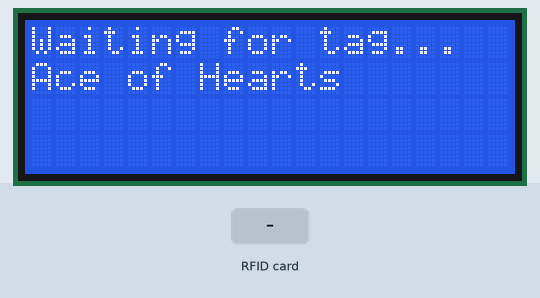
Recording of a sketch running on a simulated Arduino Uno, built with avr-gcc and run on an emulated ATmega328P. On the bench: 20×4 character LCD. The inputs (shaded band) are chosen by the test bench. What the sketch prints to the serial monitor is not drawn.

Above: at 1.2 s.
1.3 s: RFID card 5E 7A 19 C4 held to the reader
At 2.3 s:
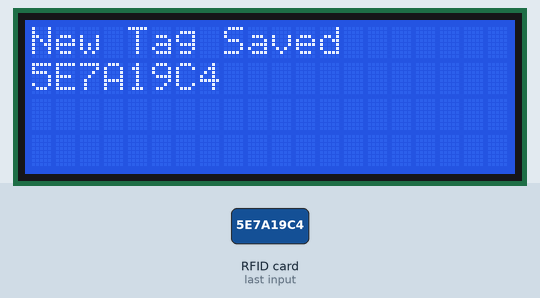
At 3.7 s:
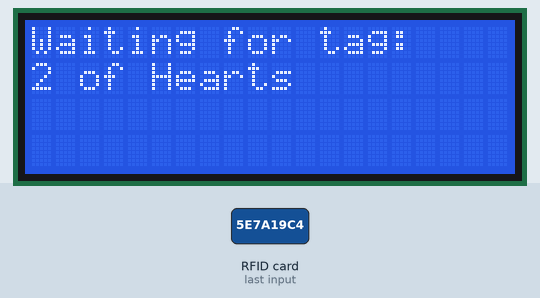
4.3 s: RFID card 5E 7A 19 C4 held to the reader
At 4.8 s:
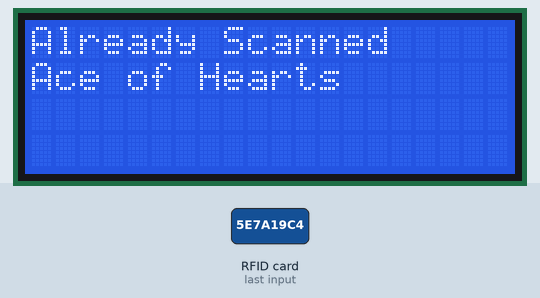
Timing chart, 0 to 7.3 s (numbered marks = the images above; inputs shaded):
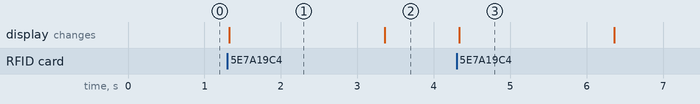

The sketch:

Scanner-Print.ino
```cpp
#include <Wire.h>
#include <LiquidCrystal_I2C.h>
#include <Adafruit_PN532.h>

#define PN532_IRQ   (2)
#define PN532_RESET (3)

LiquidCrystal_I2C lcd(0x27, 20, 4);
Adafruit_PN532 nfc(PN532_IRQ, PN532_RESET);


String cards[52] = {
  "Ace of Hearts",
  "2 of Hearts",
  "3 of Hearts",
  "4 of Hearts",
  "5 of Hearts",
  "6 of Hearts",
  "7 of Hearts",
  "8 of Hearts",
  "9 of Hearts",
  "10 of Hearts",
  "Jack of Hearts",
  "Queen of Hearts",
  "King of Hearts",
  "Ace of Clubs",
  "2 of Clubs",
  "3 of Clubs",
  "4 of Clubs",
  "5 of Clubs",
  "6 of Clubs",
  "7 of Clubs",
  "8 of Clubs",
  "9 of Clubs",
  "10 of Clubs",
  "Jack of Clubs",
  "Queen of Clubs",
  "King of Clubs",
  "Ace of Diamonds",
  "2 of Diamonds",
  "3 of Diamonds",
  "4 of Diamonds",
  "5 of Diamonds",
  "6 of Diamonds",
  "7 of Diamonds",
  "8 of Diamonds",
  "9 of Diamonds",
  "10 of Diamonds",
  "Jack of Diamonds",
  "Queen of Diamonds",
  "King of Diamonds",
  "Ace of Spades",
  "2 of Spades",
  "3 of Spades",
  "4 of Spades",
  "5 of Spades",
  "6 of Spades",
  "7 of Spades",
  "8 of Spades",
  "9 of Spades",
  "10 of Spades",
  "Jack of Spades",
  "Queen of Spades",
  "King of Spades"
};


// 💡 CHANGE THIS TO SET HOW MANY UNIQUE UID'S TO SCAN
const int NUM_TO_SCAN = 52;

String scannedUIDs[NUM_TO_SCAN];
int uidCount = 0;

String uidToString(uint8_t *uid, uint8_t len) {
  String result = "";
  for (uint8_t i = 0; i < len; i++) {
    if (uid[i] < 0x10) result += "0";
    result += String(uid[i], HEX);
  }
  result.toUpperCase();
  return result;
}

int uidAlreadyScanned(String uidStr) {
  for (int i = 0; i < uidCount; i++) {
    if (scannedUIDs[i] == uidStr) return i;
  }
  return -1;
}

void printAllUIDs() {
  Serial.println("\nUnique UID Code Format:");
  Serial.println("String knownUIDs[52] = {");
  for (int i = 0; i < uidCount; i++) {
    if (i < uidCount - 1) Serial.println("  \"" + scannedUIDs[i] + "\"," + "// " + cards[i]);
    else Serial.println("  \"" + scannedUIDs[i] + "\"");
  }
  Serial.println("};");
  Serial.println("-------------------------");
}

void setup() {
  Serial.begin(115200);
  lcd.begin();
  lcd.backlight();
  lcd.setCursor(0, 0);
  lcd.print("Waiting for tag...");
  lcd.setCursor(0, 1);
  lcd.print(cards[uidCount]);
  nfc.begin();

  if (!nfc.getFirmwareVersion()) {
    lcd.clear();
    lcd.print("PN532 not found");
    while (1);
  }

  nfc.SAMConfig();
}

void loop() {
  if (uidCount >= NUM_TO_SCAN) {
    lcd.clear();
    lcd.setCursor(0, 0);
    lcd.print("Scan limit hit");
    printAllUIDs();
    delay(5000);
    lcd.clear();
    return;  // stop scanning
  }

  uint8_t uid[7];
  uint8_t uidLength;

  if (nfc.readPassiveTargetID(PN532_MIFARE_ISO14443A, uid, &uidLength)) {
    String uidStr = uidToString(uid, uidLength);
    int result = uidAlreadyScanned(uidStr);
    if (result == -1) {
      scannedUIDs[uidCount] = uidStr;

      lcd.clear();
      lcd.setCursor(0, 0);
      lcd.print("New Tag Saved");
      lcd.setCursor(0, 1);
      lcd.print(uidStr);

      Serial.println();
      Serial.print("✅ ");
      Serial.print(cards[uidCount]);
      Serial.print(" scanned: ");
      Serial.println(uidStr);
      uidCount++;
      Serial.println("-------------------------");
    } else {
      lcd.clear();
      lcd.setCursor(0, 0);
      lcd.print("Already Scanned");
      lcd.setCursor(0, 1);
      lcd.print(cards[result]);
    }

    delay(2000);
    lcd.clear();
    lcd.setCursor(0, 0);
    lcd.print("Waiting for tag: ");
    lcd.setCursor(0, 1);
    lcd.print(cards[uidCount]);
  }
}
```

Measured:
- after the input at 1.3 s, the display: changes at once (image 1)
- after the input at 4.3 s, the display: changes at once (image 3)
- what the display in image 1 shows lasts 2.1 s, from 1.3 s to 3.4 s
